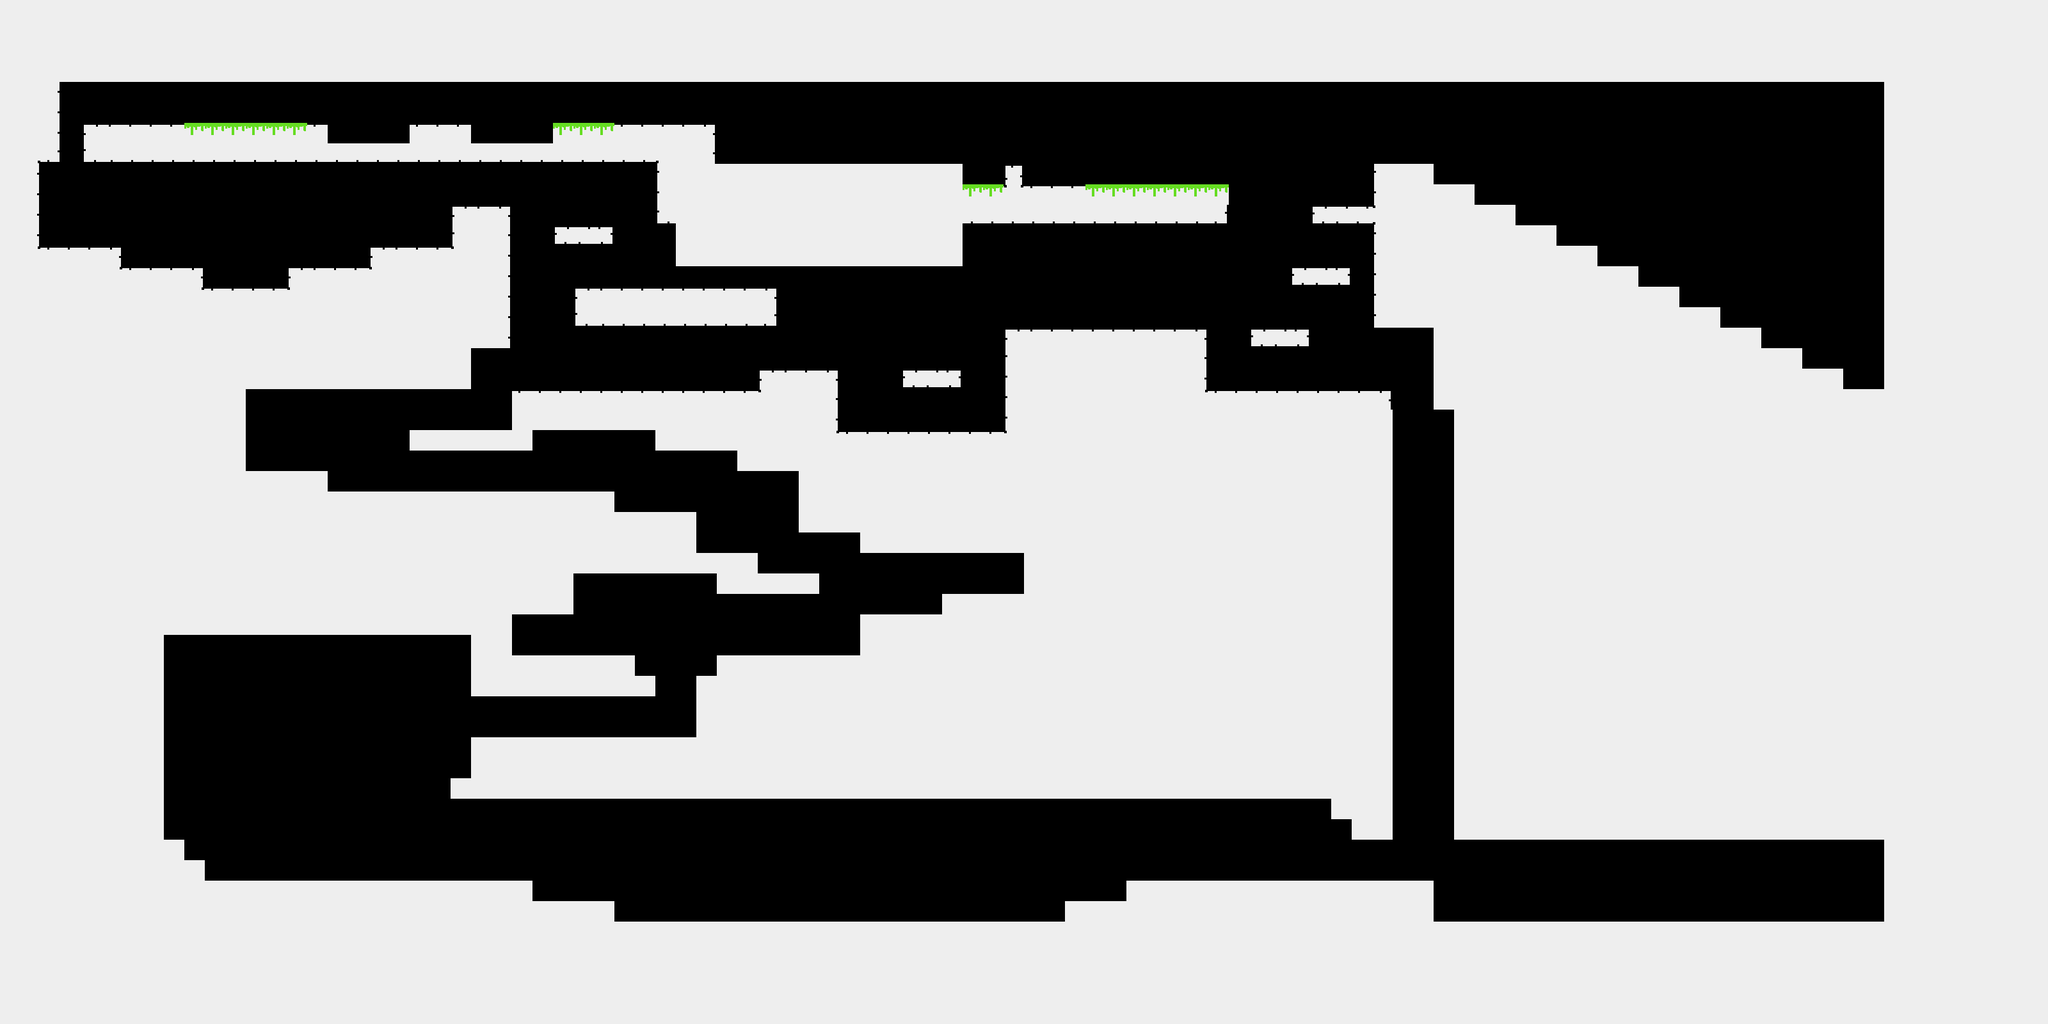

The image is a tile-based game level rendered from a .tmx file. Its description and source (layers, tilesets, objects; grid data summarised) follow:
An orthogonal 100x50 tile map with 32x32 px tiles, 3 tile layers (background, level, forground) and 1 object (spawnPoint).

<map version="1.0" orientation="orthogonal" width="100" height="50" tilewidth="32" tileheight="32">
 <properties>
  <property name="gravity" value=".6" />
 </properties>
 <tileset firstgid="1" name="tileSheet" tilewidth="32" tileheight="32" spacing="2" margin="2">
  <image source="tileSheet.png" width="512" height="256" />
 </tileset>
 <layer name="background" width="100" height="50">
  <data>[5000 cells, 0 non-empty, 0 distinct tile ids]</data>
 </layer>
 <layer name="level" width="100" height="50">
  <data>[5000 cells, 3372 non-empty, 22 distinct tile ids]</data>
 </layer>
 <layer name="forground" width="100" height="50">
  <data>[5000 cells, 0 non-empty, 0 distinct tile ids]</data>
 </layer>
 <objectgroup name="objects" width="100" height="50">
  <object name="playerStart" type="spawnPoint" x="2183" y="252" width="32" height="32" />
 </objectgroup>
</map>